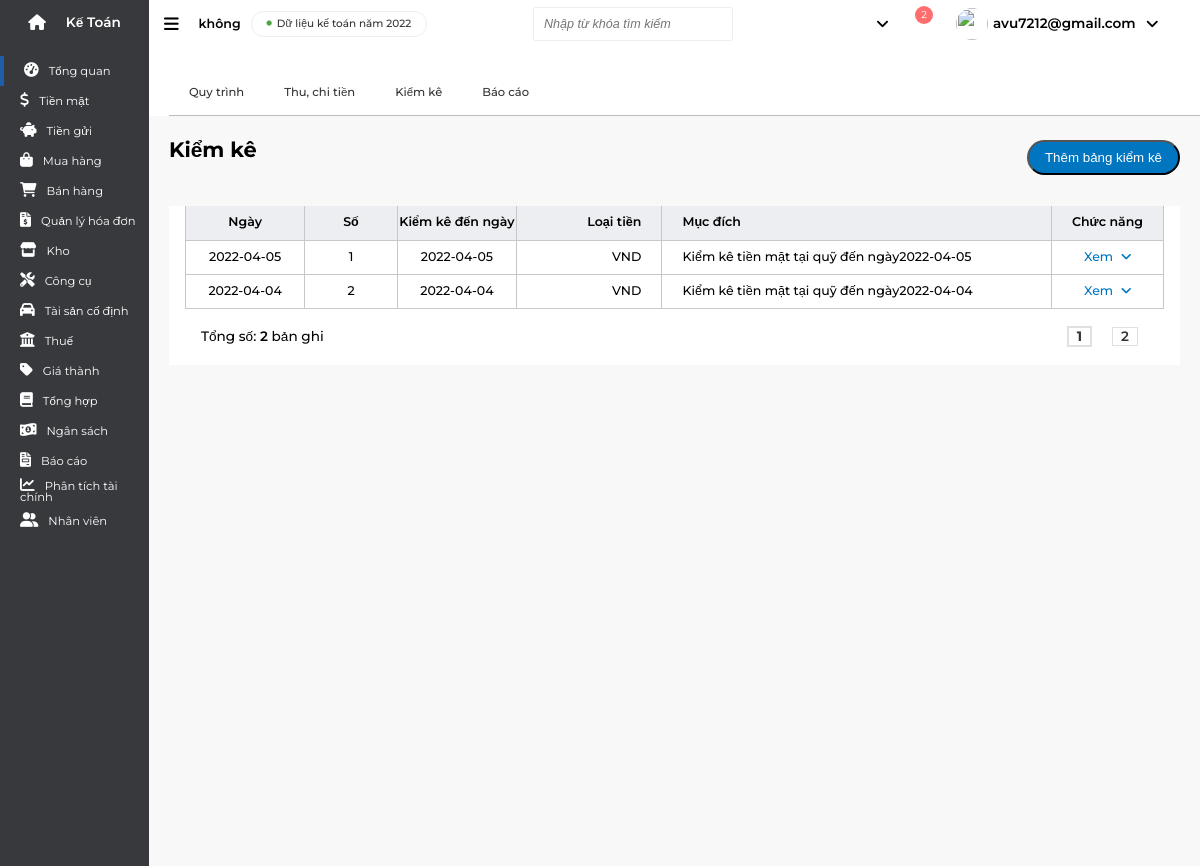
/content/cash/cash.php?cashNav=cashThird (signed in), run on the app's committed database.
### tables this page shows
CREATE TABLE `checkcash` (
  `id` int(255) NOT NULL,
  `dateTime` date NOT NULL,
  `dateTimeTo` date NOT NULL,
  `moneyUnit` varchar(50) NOT NULL,
  `content` varchar(255) NOT NULL
);

### languages/vi.lng.php (called while the page is built, shortened)
<?php
$main['language'] = "ngôn ngữ";
$main['en-en'] = "Tiếng Anh";
$main['en-vi'] = "Tiếng Việt";
$main['Kế Toán'] = "Kế Toán";
$main['tổng quan'] = "Tổng quan";
$main['tình hình tài chính'] = "Tình hình tài chính";
$main['tổng tiền'] = "Tổng tiền";
$main['tiền mặt'] = "Tiền mặt";
$main['tiền gửi'] = "Tiền gửi";
$main['phải thu'] = "Phải thu";
$main['phải trả'] = "Phải trả";
$main['doanh thu'] = "Doanh thu";
$main['chi phí'] = "Chi phí";
$main['lơi nhuận'] = "Lợi nhuận";
$main['hàng tồn kho'] = "Hàng tồn kho";
$main['Tháng này'] = "Tháng này";
$main['Đvt'] = "Đvt:";
$main['Triệu'] = "Triệu";
$main['nợ phải thu theo hạn nợ'] = "Nợ phải thu theo hạn nợ";
$main['Nợ phải trả theo hạn nợ'] = "Nợ phải trả theo hạn nợ";
$main['Tổng'] = "Tổng";
$main['Quá hạn'] = "Quá hạn";
$main['Trong hạn'] = "Trong hạn";
$main['Dòng tiền'] = "Dòng tiền";
$main['Tổng thu'] = "Tổng thu";
$main['Tổng chi'] = "Tổng chi";
$main['Tồn'] = "Tồn";
$main['Nợ phải thu khách hàng'] = "Nợ phải thu khách hàng";
$main['Doanh thu'] = "Doanh thu";
$main['Nợ phải trả nhà cung cấp'] = "Nợ phải trả nhà cung cấp";
$main['Hàng hóa tồn kho'] = "Hàng hóa tồn kho";
$main['STT'] = "STT";
$main['Tên'] = "Tên";
$main['Số lượng'] = "Số lượng";
$main['Giá trị'] = "Giá trị";
$main['Chi phí'] = "Chi phí";
$main['Hàng hóa sắp hết'] = "Hàng hóa sắp hết";
$main['Tên hàng hóa'] = "Tên hàng hóa";
$main['Kho'] = "Kho";
$main['SL tồn'] = "SL tồn";
$main['SL tồn tối thiểu'] = "SL tồn tối thiểu";
$main['không'] = "không";
$main['Dữ liệu kế toán năm 2022'] = "Dữ liệu kế toán năm 2022";
$main['Nhập từ khóa tìm kiếm'] = "Nhập từ khóa tìm kiếm";
$main['Tính nắng mở rộng'] = "Tính nắng mở rộng";
$main['Tất cả danh mục'] = "Tất cả danh mục";
$main['Nhập số dư ban đầu'] = "Nhập số dư ban đầu";
$main['Bảo trì dữ liệu'] = "Bảo trì dữ liệu";
$main['Ghi sổ/bỏ ghi theo lô'] = "Ghi sổ/bỏ ghi theo lô";
$main['Đánh lái só chứng từ'] = "Đánh lái só chứng từ";
$main['Kiểm tra đối chiều chứng từ số sách'] = "Kiểm tra đối chiều chứng từ số sách";
$main['Phục hồi chứng từ đã xóa'] = "Phục hồi chứng từ đã xóa";
$main['Gợi ý nhắc nhở thông minh'] = "Gợi ý nhắc nhở thông minh";
$main['Tra cứu thông tin doang nghiệp'] = "Tra cứu thông tin doang nghiệp";
$main['Nhật ký truy cập'] = "Nhật ký truy cập";
$main['Lấy chứng từ từ dữ liệu khác'] = "Lấy chứng từ từ dữ liệu khác";
$main['Hướng dẫn chuyển đổi từ SME'] = "Hướng dẫn chuyển đổi từ SME";
$main['Thiết lập'] = "Thiết lập";
$main['Thông tin về công ty'] = "Thông tin về công ty";
$main['Quán lý người dùng'] = "Quán lý người dùng";
?>

### content/cash/third_function.php (the view, shortened to what this page needs)
<?php
    $item_per_page = !empty($_GET['per_page']) ? $_GET['per_page'] : 5;
    $current_page = !empty($_GET['currant_page']) ? $_GET['currant_page'] : 1;
    $offset = ($current_page - 1) * $item_per_page;
    $queryCheckCash = mysqli_query($con, "SELECT * FROM `checkcash` ORDER BY `dateTime` DESC LIMIT " . $item_per_page . " OFFSET " . $offset);
?>
<div class="cash-third-function cash--function">
        <div class="second-header">
            <div class="second-header-heading"><?= $main['Kiểm kê'] ?></div>
            <button class="second-header__btn1">
            <a href="addData.php?cashNav=cashThird&data=check" class="btn-link"><?= $main['Thêm bảng kiểm kê'] ?></a></button>
        </div>
        <div class="second-content">
            <div class="second-content-wrap">
                <div class="second-content-table">
                    <table class="second-table">
                        <thead class="second-table__thead">
                            <tr>
                                <th class="third-table__box1 table-header"><?= $main['Ngày'] ?></th>
                                <th class="third-table__box2 table-header"><?= $main['Số'] ?></th>
                                <th class="third-table__box3 table-header"><?= $main['Kiểm kê đến ngày'] ?></th>
                                <th class="third-table__box4 table-header"><?= $main['Loại tiền'] ?></th>
                                <th class="third-table__box5 table-header"><?= $main['Mục đích'] ?></th>
                                <th class="third-table__box6 table-header"><?= $main['Chức năng'] ?></th>
                            </tr>
                        </thead>
                        <tbody class="second-table__body">
                            <?php
                            $count = 0;
                            while($row = mysqli_fetch_array($queryCheckCash)) {
                                $count++;
                            ?>
                            <tr>
                                <td class="third-table__box1 table-box"><?= $row['dateTime'] ?></td>
                                <td class="third-table__box2 table-box"><?= $count ?></td>
                                <td class="third-table__box3 table-box"><?= $row['dateTimeTo'] ?></td>
                                <td class="third-table__box4 table-box"><?= $row['moneyUnit'] ?></td>
                                <td class="third-table__box5 table-box"><?= $row['content'] ?></td>
                                <td class="third-table__box6 table-box">
                                    <a href="addData.php?cashNav=<?= $tam ?>&data=view&id=<?= $row['id'] ?>" class="third-table-see"><?= $main['Xem'] ?></a>
                                    <i class="fa-solid fa-angle-down open--box-function"></i>
                                </td>
                            </tr>
                            <?php } ?>
                        </tbody>
                    </table>
                </div>
                <div class="second-footer">
                    <div class="second-footer__label"><?= $main['Tổng số'] ?>: <span><?= $count?></span> <?= $main['bản ghi'] ?></div>
                    <div class="second-footer-right">
                        <?php include 'cashPagin.php' ?>
                    </div>
                </div>
            </div>
        </div>
    </div>
</div>

### assets/css/style.css (style rules this page uses)
.second-header { height: 70%; padding: 24px 30px 11px 0; font-size: 2rem; font-weight: 700; display: flex; }
.second-header-heading { flex: 1; }
.second-header__btn1 { padding: 8px 16px 8px; background-color: var(--primary-color); color: #fff; border-radius: 30px; margin-right: 10px; }
.second-content { width: calc(100% - 40px); background-color: #fff; margin-top: 20px }
.second-content-wrap { padding: 0 16px; }
.second-content-table { font-size: 1.2rem; font-weight: 500; }
.table-header { border: 1px solid #c7c7c7; border-top: none; background-color: #eceef1; height: 34px; vertical-align: middle; font-size: 1.2rem; font-weight: 600; }
.table-box { height: 34px; vertical-align: middle; border: 1px solid #c7c7c7; position: relative; }
.third-table__box6 { width: 140px; text-align: center; }
.third-table-see { text-decoration: none; color: var(--primary-color); margin-right: 5px; }
.third-table__box6 > i { text-decoration: none; color: var(--primary-color); }
.second-footer { padding: 16px; height: 56px; display: flex; justify-content: space-between; align-items: center; font-size: 1.3rem; font-weight: 500; }
.second-footer__label span { font-weight: 600; }
.second-footer-right { display: flex; align-items: center; }
.third-table__box1 { width: 150px; text-align: center; }
.third-table__box2 { width: 120px; text-align: center; }
.third-table__box3 { width: 150px; text-align: center; }
.third-table__box4 { width: 180px; text-align: right; padding-right: 20px; }
.third-table__box5 { width: 500px; text-align: left; padding-left: 20px; }
.btn-link { text-decoration: none; color: #fff; }
.table-box { font-size: 1.2rem; font-weight: 500; }

### assets/css/base.css (style rules this page uses)
html, body, div, span, applet, object, iframe, h1, h2, h3, h4, h5, h6, p, blockquote, pre, a, abbr, acronym, address, big, cite, code, del, dfn, em, img, ins, kbd, q, s, samp, small, strike, strong, sub, sup, tt, var, b, u, i, center, dl, dt, dd, ol, ul, li, fieldset, form, label, legend, table, caption, tbody, tfoot, thead, tr, th, td, article, aside, canvas, details, embed, figure, figcaption, footer, header, hgroup, menu, nav, output, ruby, section, summary, time, mark, audio, video { margin: 0; padding: 0; border: 0; font-size: 100%; font: inherit; vertical-align: baseline; }
body { line-height: 1; }
table { border-collapse: collapse; border-spacing: 0; }
:root { --primary-color: #0075c0; --primary-color-hover: #0d5f92; --primary-color-green: #4ea344; --primary-color-orange: #ff7f2c; --text-color: #021533; --text-white-color: #fff; --backg-hover-color: #e3e5e8; --content-bacg-color: rgb(244, 245, 248); --text-color-blur: #8796a7; --table-items-hover-color: #f3f8f8; }
* { box-sizing: inherit; }
html { font-size: 65.5%; line-height: 1.4rem; font-family: 'Montserrat', sans-serif; box-sizing: border-box; }
body { height: 100%; margin: 0; overflow-y: hidden; }

### data on the page
checkcash: dateTime "2022-04-05", dateTimeTo "2022-04-05", moneyUnit "VND", content "Kiểm kê tiền mặt tại quỹ đến ngày2022-04-05"
checkcash: dateTime "2022-04-04", dateTimeTo "2022-04-04", moneyUnit "VND", content "Kiểm kê tiền mặt tại quỹ đến ngày2022-04-04"

### other printed values
$main['tổng quan'] "Tổng quan"
$main['tiền mặt'] "Tiền mặt"
$main['Tiền gửi'] "Tiền gửi"
$main['Mua hàng'] "Mua hàng"
$main['Bán hàng'] "Bán hàng"
$main['Quản lý hóa đơn'] "Quản lý hóa đơn"
$main['Kho'] "Kho"
$main['Công cụ'] "Công cụ"
$main['Tài sản cố định'] "Tài sản cố định"
$main['Thuế'] "Thuế"
$main['Giá thành'] "Giá thành"
$main['Tổng hợp'] "Tổng hợp"
$main['Ngân sách'] "Ngân sách"
$main['Báo cáo'] "Báo cáo"
$main['Phân tích tài chính'] "Phân tích tài chính"
